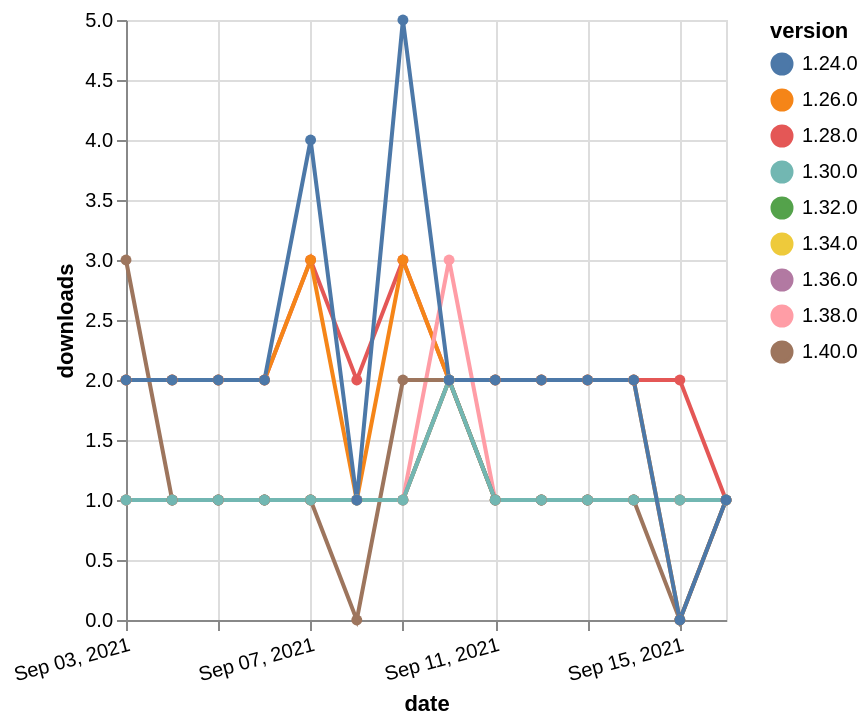

Vega-Lite specification stored for this chart:
### Vega-Lite specification from a JSON file in a GitHub repository (floating-point values rounded to 4 significant figures)
{"$schema": "https://vega.github.io/schema/vega-lite/v5.json", "description": "A simple bar chart with embedded data.", "data": {"values": [{"date": "2021-09-03", "total": 173, "delta": 1, "version": "1.34.0"}, {"date": "2021-09-04", "total": 174, "delta": 1, "version": "1.34.0"}, {"date": "2021-09-05", "total": 175, "delta": 1, "version": "1.34.0"}, {"date": "2021-09-06", "total": 176, "delta": 1, "version": "1.34.0"}, {"date": "2021-09-07", "total": 177, "delta": 1, "version": "1.34.0"}, {"date": "2021-09-08", "total": 178, "delta": 1, "version": "1.34.0"}, {"date": "2021-09-09", "total": 179, "delta": 1, "version": "1.34.0"}, {"date": "2021-09-10", "total": 181, "delta": 2, "version": "1.34.0"}, {"date": "2021-09-11", "total": 182, "delta": 1, "version": "1.34.0"}, {"date": "2021-09-12", "total": 183, "delta": 1, "version": "1.34.0"}, {"date": "2021-09-13", "total": 184, "delta": 1, "version": "1.34.0"}, {"date": "2021-09-14", "total": 185, "delta": 1, "version": "1.34.0"}, {"date": "2021-09-15", "total": 186, "delta": 1, "version": "1.34.0"}, {"date": "2021-09-16", "total": 187, "delta": 1, "version": "1.34.0"}, {"date": "2021-09-03", "total": 190, "delta": 1, "version": "1.32.0"}, {"date": "2021-09-04", "total": 191, "delta": 1, "version": "1.32.0"}, {"date": "2021-09-05", "total": 192, "delta": 1, "version": "1.32.0"}, {"date": "2021-09-06", "total": 193, "delta": 1, "version": "1.32.0"}, {"date": "2021-09-07", "total": 194, "delta": 1, "version": "1.32.0"}, {"date": "2021-09-08", "total": 195, "delta": 1, "version": "1.32.0"}, {"date": "2021-09-09", "total": 196, "delta": 1, "version": "1.32.0"}, {"date": "2021-09-10", "total": 198, "delta": 2, "version": "1.32.0"}, {"date": "2021-09-11", "total": 199, "delta": 1, "version": "1.32.0"}, {"date": "2021-09-12", "total": 200, "delta": 1, "version": "1.32.0"}, {"date": "2021-09-13", "total": 201, "delta": 1, "version": "1.32.0"}, {"date": "2021-09-14", "total": 202, "delta": 1, "version": "1.32.0"}, {"date": "2021-09-15", "total": 203, "delta": 1, "version": "1.32.0"}, {"date": "2021-09-16", "total": 204, "delta": 1, "version": "1.32.0"}, {"date": "2021-09-03", "total": 2255, "delta": 2, "version": "1.28.0"}, {"date": "2021-09-04", "total": 2257, "delta": 2, "version": "1.28.0"}, {"date": "2021-09-05", "total": 2259, "delta": 2, "version": "1.28.0"}, {"date": "2021-09-06", "total": 2261, "delta": 2, "version": "1.28.0"}, {"date": "2021-09-07", "total": 2264, "delta": 3, "version": "1.28.0"}, {"date": "2021-09-08", "total": 2266, "delta": 2, "version": "1.28.0"}, {"date": "2021-09-09", "total": 2269, "delta": 3, "version": "1.28.0"}, {"date": "2021-09-10", "total": 2271, "delta": 2, "version": "1.28.0"}, {"date": "2021-09-11", "total": 2273, "delta": 2, "version": "1.28.0"}, {"date": "2021-09-12", "total": 2275, "delta": 2, "version": "1.28.0"}, {"date": "2021-09-13", "total": 2277, "delta": 2, "version": "1.28.0"}, {"date": "2021-09-14", "total": 2279, "delta": 2, "version": "1.28.0"}, {"date": "2021-09-15", "total": 2281, "delta": 2, "version": "1.28.0"}, {"date": "2021-09-16", "total": 2282, "delta": 1, "version": "1.28.0"}, {"date": "2021-09-03", "total": 2541, "delta": 2, "version": "1.26.0"}, {"date": "2021-09-04", "total": 2543, "delta": 2, "version": "1.26.0"}, {"date": "2021-09-05", "total": 2545, "delta": 2, "version": "1.26.0"}, {"date": "2021-09-06", "total": 2547, "delta": 2, "version": "1.26.0"}, {"date": "2021-09-07", "total": 2550, "delta": 3, "version": "1.26.0"}, {"date": "2021-09-08", "total": 2551, "delta": 1, "version": "1.26.0"}, {"date": "2021-09-09", "total": 2554, "delta": 3, "version": "1.26.0"}, {"date": "2021-09-10", "total": 2556, "delta": 2, "version": "1.26.0"}, {"date": "2021-09-11", "total": 2558, "delta": 2, "version": "1.26.0"}, {"date": "2021-09-12", "total": 2560, "delta": 2, "version": "1.26.0"}, {"date": "2021-09-13", "total": 2562, "delta": 2, "version": "1.26.0"}, {"date": "2021-09-14", "total": 2564, "delta": 2, "version": "1.26.0"}, {"date": "2021-09-15", "total": 2564, "delta": 0, "version": "1.26.0"}, {"date": "2021-09-16", "total": 2565, "delta": 1, "version": "1.26.0"}, {"date": "2021-09-03", "total": 164, "delta": 1, "version": "1.38.0"}, {"date": "2021-09-04", "total": 165, "delta": 1, "version": "1.38.0"}, {"date": "2021-09-05", "total": 166, "delta": 1, "version": "1.38.0"}, {"date": "2021-09-06", "total": 167, "delta": 1, "version": "1.38.0"}, {"date": "2021-09-07", "total": 168, "delta": 1, "version": "1.38.0"}, {"date": "2021-09-08", "total": 169, "delta": 1, "version": "1.38.0"}, {"date": "2021-09-09", "total": 170, "delta": 1, "version": "1.38.0"}, {"date": "2021-09-10", "total": 173, "delta": 3, "version": "1.38.0"}, {"date": "2021-09-11", "total": 174, "delta": 1, "version": "1.38.0"}, {"date": "2021-09-12", "total": 175, "delta": 1, "version": "1.38.0"}, {"date": "2021-09-13", "total": 176, "delta": 1, "version": "1.38.0"}, {"date": "2021-09-14", "total": 177, "delta": 1, "version": "1.38.0"}, {"date": "2021-09-15", "total": 178, "delta": 1, "version": "1.38.0"}, {"date": "2021-09-16", "total": 179, "delta": 1, "version": "1.38.0"}, {"date": "2021-09-03", "total": 153, "delta": 1, "version": "1.36.0"}, {"date": "2021-09-04", "total": 154, "delta": 1, "version": "1.36.0"}, {"date": "2021-09-05", "total": 155, "delta": 1, "version": "1.36.0"}, {"date": "2021-09-06", "total": 156, "delta": 1, "version": "1.36.0"}, {"date": "2021-09-07", "total": 157, "delta": 1, "version": "1.36.0"}, {"date": "2021-09-08", "total": 158, "delta": 1, "version": "1.36.0"}, {"date": "2021-09-09", "total": 159, "delta": 1, "version": "1.36.0"}, {"date": "2021-09-10", "total": 161, "delta": 2, "version": "1.36.0"}, {"date": "2021-09-11", "total": 162, "delta": 1, "version": "1.36.0"}, {"date": "2021-09-12", "total": 163, "delta": 1, "version": "1.36.0"}, {"date": "2021-09-13", "total": 164, "delta": 1, "version": "1.36.0"}, {"date": "2021-09-14", "total": 165, "delta": 1, "version": "1.36.0"}, {"date": "2021-09-15", "total": 166, "delta": 1, "version": "1.36.0"}, {"date": "2021-09-16", "total": 167, "delta": 1, "version": "1.36.0"}, {"date": "2021-09-03", "total": 117, "delta": 3, "version": "1.40.0"}, {"date": "2021-09-04", "total": 118, "delta": 1, "version": "1.40.0"}, {"date": "2021-09-05", "total": 119, "delta": 1, "version": "1.40.0"}, {"date": "2021-09-06", "total": 120, "delta": 1, "version": "1.40.0"}, {"date": "2021-09-07", "total": 121, "delta": 1, "version": "1.40.0"}, {"date": "2021-09-08", "total": 121, "delta": 0, "version": "1.40.0"}, {"date": "2021-09-09", "total": 123, "delta": 2, "version": "1.40.0"}, {"date": "2021-09-10", "total": 125, "delta": 2, "version": "1.40.0"}, {"date": "2021-09-11", "total": 126, "delta": 1, "version": "1.40.0"}, {"date": "2021-09-12", "total": 127, "delta": 1, "version": "1.40.0"}, {"date": "2021-09-13", "total": 128, "delta": 1, "version": "1.40.0"}, {"date": "2021-09-14", "total": 129, "delta": 1, "version": "1.40.0"}, {"date": "2021-09-15", "total": 129, "delta": 0, "version": "1.40.0"}, {"date": "2021-09-16", "total": 130, "delta": 1, "version": "1.40.0"}, {"date": "2021-09-03", "total": 227, "delta": 1, "version": "1.30.0"}, {"date": "2021-09-04", "total": 228, "delta": 1, "version": "1.30.0"}, {"date": "2021-09-05", "total": 229, "delta": 1, "version": "1.30.0"}, {"date": "2021-09-06", "total": 230, "delta": 1, "version": "1.30.0"}, {"date": "2021-09-07", "total": 231, "delta": 1, "version": "1.30.0"}, {"date": "2021-09-08", "total": 232, "delta": 1, "version": "1.30.0"}, {"date": "2021-09-09", "total": 233, "delta": 1, "version": "1.30.0"}, {"date": "2021-09-10", "total": 235, "delta": 2, "version": "1.30.0"}, {"date": "2021-09-11", "total": 236, "delta": 1, "version": "1.30.0"}, {"date": "2021-09-12", "total": 237, "delta": 1, "version": "1.30.0"}, {"date": "2021-09-13", "total": 238, "delta": 1, "version": "1.30.0"}, {"date": "2021-09-14", "total": 239, "delta": 1, "version": "1.30.0"}, {"date": "2021-09-15", "total": 240, "delta": 1, "version": "1.30.0"}, {"date": "2021-09-16", "total": 241, "delta": 1, "version": "1.30.0"}, {"date": "2021-09-03", "total": 3036, "delta": 2, "version": "1.24.0"}, {"date": "2021-09-04", "total": 3038, "delta": 2, "version": "1.24.0"}, {"date": "2021-09-05", "total": 3040, "delta": 2, "version": "1.24.0"}, {"date": "2021-09-06", "total": 3042, "delta": 2, "version": "1.24.0"}, {"date": "2021-09-07", "total": 3046, "delta": 4, "version": "1.24.0"}, {"date": "2021-09-08", "total": 3047, "delta": 1, "version": "1.24.0"}, {"date": "2021-09-09", "total": 3052, "delta": 5, "version": "1.24.0"}, {"date": "2021-09-10", "total": 3054, "delta": 2, "version": "1.24.0"}, {"date": "2021-09-11", "total": 3056, "delta": 2, "version": "1.24.0"}, {"date": "2021-09-12", "total": 3058, "delta": 2, "version": "1.24.0"}, {"date": "2021-09-13", "total": 3060, "delta": 2, "version": "1.24.0"}, {"date": "2021-09-14", "total": 3062, "delta": 2, "version": "1.24.0"}, {"date": "2021-09-15", "total": 3062, "delta": 0, "version": "1.24.0"}, {"date": "2021-09-16", "total": 3063, "delta": 1, "version": "1.24.0"}]}, "width": "container", "mark": {"type": "line", "point": {"filled": true}}, "encoding": {"x": {"field": "date", "type": "temporal", "timeUnit": "yearmonthdate", "title": "date", "axis": {"labelAngle": -15}}, "y": {"field": "delta", "type": "quantitative", "title": "downloads"}, "color": {"field": "version", "type": "nominal"}, "tooltip": {"field": "delta"}}}
